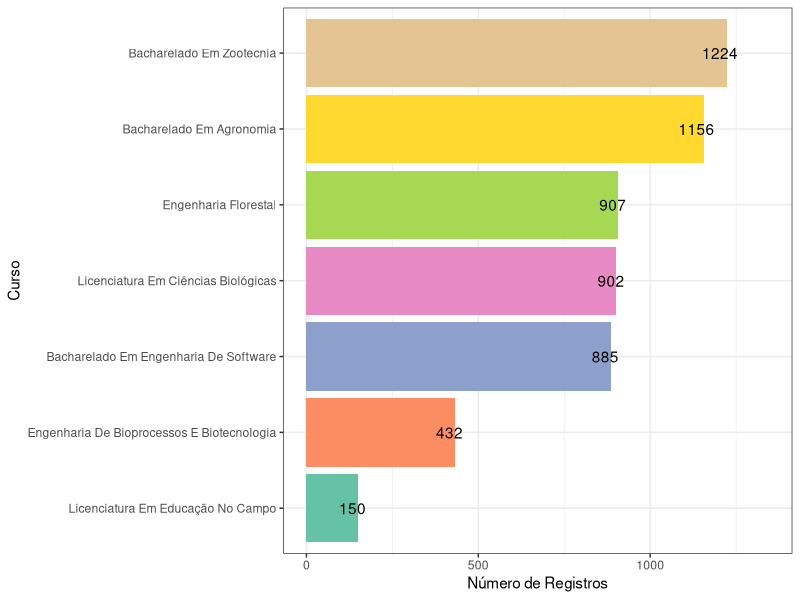

Generate this figure with R:
# Pacote necessário
library(ggplot2)

# Dados atualizados
curso = c("Bacharelado Em Zootecnia", 
          "Bacharelado Em Agronomia", 
          "Engenharia Florestal", 
          "Licenciatura Em Ciências Biológicas", 
          "Bacharelado Em Engenharia De Software", 
          "Engenharia De Bioprocessos E Biotecnologia", 
          "Licenciatura Em Educação No Campo")
value = c(1224, 1156, 907, 902, 885, 432, 150)
df = data.frame(curso, value)

# Ordenando os dados
df = df[order(df$value, decreasing = FALSE),]
df$curso = factor(df$curso, levels = df$curso)

# Gráfico com nova paleta de cores e ajuste no limite do eixo y
g = ggplot(df, aes(x = curso, y = value, fill = curso)) 
g = g + geom_bar(stat = "identity") + theme_bw() 
g = g + geom_text(aes(label = value), colour = "black", hjust = 0.7)  # Ajuste para exibir fora da barra
g = g + labs(x = "Curso", y = "Número de Registros") + coord_flip()
g = g + scale_fill_manual(values = c("#66c2a5", "#fc8d62", "#8da0cb", "#e78ac3", "#a6d854", "#ffd92f", "#e5c494"))
g = g + guides(fill = "none")
g = g + ylim(0, max(df$value) * 1.1)  # Limite aumentado para dar mais espaço

# Salvando o gráfico como PDF
ggsave(g, file = "course_counts_last_data.pdf", width = 5.73, height = 2.83)
